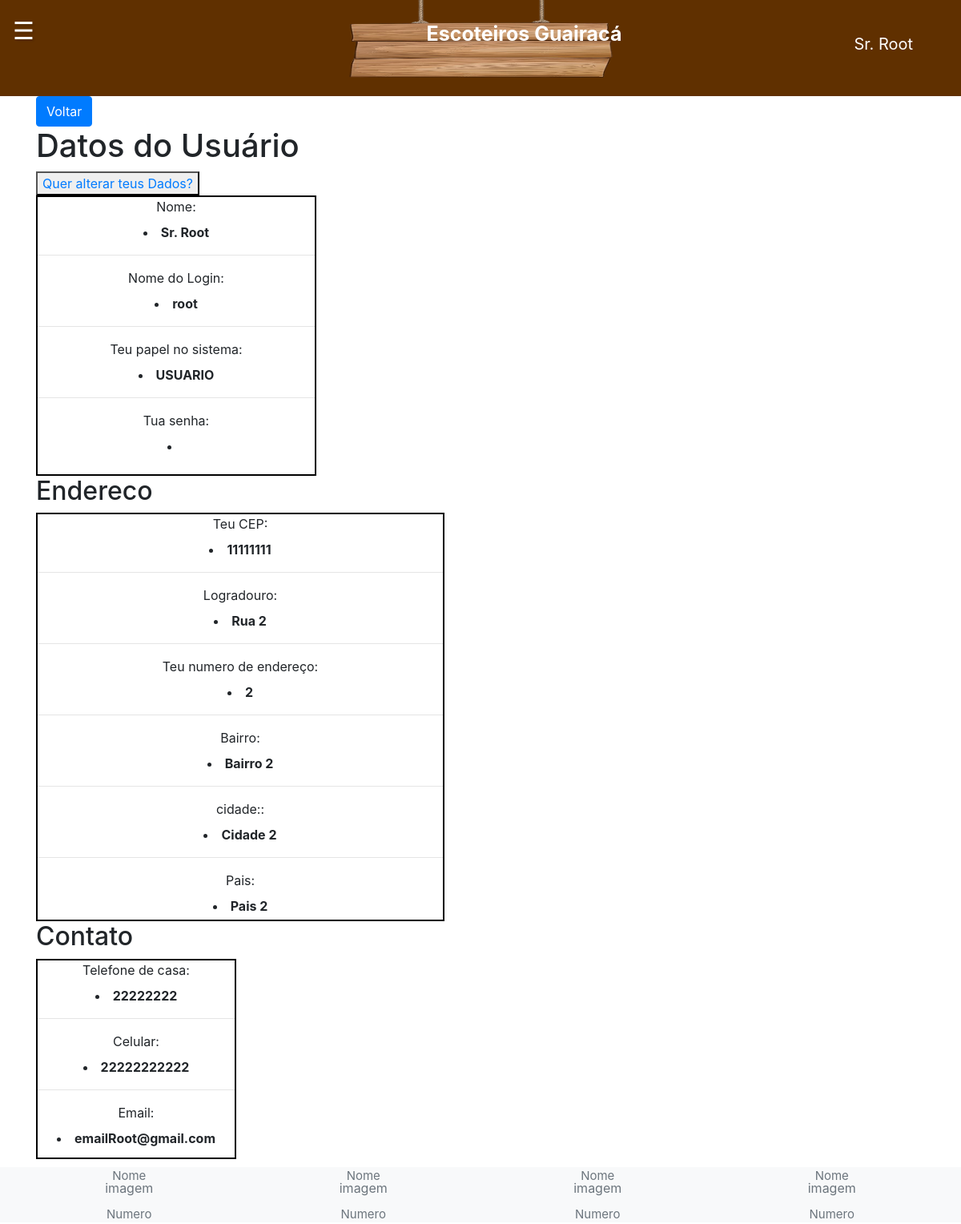
The app's page /app/controller/UsuarioController.php?action=profile&id=2 (signed in) with its own data.
### tables this page shows
CREATE TABLE tb_usuarios ( 
  id_usuario int AUTO_INCREMENT, 
  id_endereco int NOT NULL,
  id_contato int NOT NULL,
  id_alcateia int ,
  nome varchar(70) NOT NULL, 
  cpf char(11) NOT NULL,
  login varchar(15) NOT NULL,
  senha varchar(15) NOT NULL,
  papeis varchar(255),
  status_usuario varchar(70) NOT NULL DEFAULT 'ATIVO',
  PRIMARY KEY (id_usuario),
  FOREIGN KEY (id_endereco) REFERENCES tb_enderecos (id_endereco),
  FOREIGN KEY (id_contato) REFERENCES tb_contatos (id_contato),
  FOREIGN KEY (id_alcateia) REFERENCES tb_alcateias (id_alcateia),
  CONSTRAINT uk_usuarios UNIQUE (login)
);

CREATE TABLE tb_enderecos (
  id_endereco int AUTO_INCREMENT,
  cep CHAR(9) NOT NULL,
  logradouro VARCHAR(255) NOT NULL,
  numero_endereco int NOT NULL,
  bairro VARCHAR(100) NOT NULL,
  cidade VARCHAR(100) NOT NULL,
  pais VARCHAR(45) NOT NULL,
  PRIMARY KEY (id_endereco)
);

CREATE TABLE tb_contatos (
  id_contato int AUTO_INCREMENT,
  telefone CHAR(10),
  celular CHAR(11) NOT NULL,
  email VARCHAR(100),
  PRIMARY KEY (id_contato)
);

### app/model/Usuario.php (called while the page is built, shortened)
<?php
class Usuario {
    private $id;
    private $endereco;
    private $contato;
    private $nome;
    private $login;
    private $papeis;
    public function getId()
    {
        return $this->id;
    }
    public function setId($id)
    {
        $this->id = $id;
        return $this;
    }
    public function getEndereco()
    {
        return $this->endereco;
    }
    public function setEndereco($endereco)
    {
        $this->endereco = $endereco;
        return $this;
    }
    public function getContato()
    {
        return $this->contato;
    }
    public function setContato($contato)
    {
        $this->contato = $contato;
        return $this;
    }
    public function getLogin()
    {
        return $this->login;
    }
    public function setLogin($login)
    {
        $this->login = $login;
        return $this;
    }
    public function getNome()
    {
        return $this->nome;
    }
    public function setNome($nome)
    {
        $this->nome = $nome;
        return $this;
    }
    public function setPapeis($papeis)
    {
        $this->papeis = $papeis;
        return $this;
    }
    public function getPapeisStr(){
            return str_replace(UsuarioPapel::$SEPARADOR,", ", $this->papeis);
    }
}

### app/dao/UsuarioDAO.php (called while the page is built, shortened)
<?php
include_once(__DIR__ . "/../model/Usuario.php");
class UsuarioDAO {
    public function findById(int $id) {
        $conn = Connection::getConn();
        $sql = "SELECT * FROM tb_usuarios u" .
               " WHERE u.id_usuario = ?";
        $stm = $conn->prepare($sql);
        $stm->execute([$id]);
        $result = $stm->fetchAll();
        $usuarios = $this->mapUsuarios($result);
        if(count($usuarios) == 1)
            return $usuarios[0];
        elseif(count($usuarios) == 0)
            return null;
        die("UsuarioDAO.findById()" .
            " - Erro: mais de um usuário encontrado.");
    }
    private function mapUsuarios($result) {
        $usuarios = array();
        foreach ($result as $reg) {
            $usuario = new Usuario();
            $usuario->setId($reg['id_usuario']);
            $usuario->setNome($reg['nome']);
            $usuario->setCpf($reg['cpf']);
            $usuario->setLogin($reg['login']);
            $usuario->setSenha($reg['senha']);
            $usuario->setPapeis($reg['papeis']);
            $usuario->setStatus($reg['status_usuario']);
            $usuario->setIdEndereco($reg['id_endereco']);
            $usuario->setIdContato($reg['id_contato']);
            array_push($usuarios, $usuario);
        }
        return $usuarios;
    }
}

### app/model/Endereco.php (called while the page is built, shortened)
<?php
class Endereco{
    private $cep;
    private $logradouro;
    private $numeroEndereco;
    private $bairro;
    private $cidade;
    private $pais;
    public function getCep()
    {
        return $this->cep;
    }
    public function setCep($cep)
    {
        $this->cep = $cep;
        return $this;
    }
    public function getLogradouro()
    {
        return $this->logradouro;
    }
    public function setLogradouro($logradouro)
    {
        $this->logradouro = $logradouro;
        return $this;
    }
    public function getNumeroEndereco()
    {
        return $this->numeroEndereco;
    }
    public function setNumeroEndereco($numeroEndereco)
    {
        $this->numeroEndereco = $numeroEndereco;
        return $this;
    }
    public function getBairro()
    {
        return $this->bairro;
    }
    public function setBairro($bairro)
    {
        $this->bairro = $bairro;
        return $this;
    }
    public function getCidade()
    {
        return $this->cidade;
    }
    public function setCidade($cidade)
    {
        $this->cidade = $cidade;
        return $this;
    }
    public function getPais()
    {
        return $this->pais;
    }
    public function setPais($pais)
    {
        $this->pais = $pais;
        return $this;
    }
}

### app/dao/EnderecoDAO.php (called while the page is built, shortened)
<?php
include_once(__DIR__ . "/../model/Endereco.php");
class EnderecoDAO{
    public function findById(int $id) {
        $conn = Connection::getConn();
        $sql = "SELECT * FROM tb_enderecos e" .
               " WHERE e.id_endereco = ?";
        $stm = $conn->prepare($sql);
        $stm->execute([$id]);
        $result = $stm->fetchAll();
        $enderecos = $this->mapEnderecos($result);
        if(count($enderecos) == 1)
            return $enderecos[0];
        elseif(count($enderecos) == 0)
            return null;
        die("EnderecoDAO.findById()" .
            " - Erro: mais de um endereco encontrado.");
    }
    private function mapEnderecos($result) {
        $enderecos = array();
        foreach ($result as $reg) {
            $endereco = new Endereco();
            $endereco->setId_endereco($reg['id_endereco']);
            $endereco->setCep($reg['cep']);
            $endereco->setLogradouro($reg['logradouro']);
            $endereco->setNumeroEndereco($reg['numero_endereco']);
            $endereco->setBairro($reg['bairro']);
            $endereco->setCidade($reg['cidade']);
            $endereco->setPais($reg['pais']);
            array_push($enderecos, $endereco);
        }
        return $enderecos;
    }
}

### app/model/Contato.php (called while the page is built, shortened)
<?php
class Contato{
    private $telefone;
    private $celular;
    private $email;
    public function getTelefone()
    {
        return $this->telefone;
    }
    public function setTelefone($telefone)
    {
        $this->telefone = $telefone;
        return $this;
    }
    public function getCelular()
    {
        return $this->celular;
    }
    public function setCelular($celular)
    {
        $this->celular = $celular;
        return $this;
    }
    public function getEmail()
    {
        return $this->email;
    }
    public function setEmail($email)
    {
        $this->email = $email;
        return $this;
    }
}

### app/dao/ContatoDAO.php (called while the page is built, shortened)
<?php
include_once(__DIR__ . "/../model/Contato.php");
class ContatoDAO{
    public function findById(int $id) {
        $conn = Connection::getConn();
        $sql = "SELECT * FROM tb_contatos c" .
               " WHERE c.id_contato = ?";
        $stm = $conn->prepare($sql);
        $stm->execute([$id]);
        $result = $stm->fetchAll();
        $contatos = $this->mapContatos($result);
        if(count($contatos) == 1)
            return $contatos[0];
        elseif(count($contatos) == 0)
            return null;
        die("UsuarioDAO.findById()" .
            " - Erro: mais de um contato encontrado.");
    }
    private function mapContatos($result) {
        $contatos = array();
        foreach ($result as $reg) {
            $contato = new Contato();
            $contato->setId_contato($reg['id_contato']);
            $contato->setTelefone($reg['telefone']);
            $contato->setCelular($reg['celular']);
            $contato->setEmail($reg['email']);
            array_push($contatos, $contato);
        }
        return $contatos;
    }
}

### app/view/usuario/profile.php (the view, shortened to what this page needs)
<?php
require_once(__DIR__ . "/../include/header.php");
?>
<?php require_once(__DIR__ . "/../include/menu.php");?>
<div class="container">
    <a class="btn btn-primary" href='<?= HOME_PAGE ?>'>Voltar</a>
    <h1> Datos do Usuário </h1>
    <button> <a href="<?= BASEURL ?>
        /controller/UsuarioController.php?action=edit&id=<?=$dados['usuario']->getId()?>">
        Quer alterar teus Dados? </a>  </button>
        <br>
    <div id="usuario">
        <div>
            <label> Nome: </label>
        <b> <li><?= $dados['usuario']->getNome(); ?></li> </b>
        </div>
        <hr>
        <div>
            <label> Nome do Login: </label>
            <b> <li><?= $dados['usuario']->getLogin(); ?></li> </b>
        </div>
        <hr>
        <div>
            <label> Teu papel no sistema: </label>
            <b> <li><?= $dados['usuario']->getPapeisStr(); ?></li> </b>
        </div>
        <hr>
        <div>
            <label> Tua senha: </label>
            <b> <li><?= $dados['usuario']->getSenha(); ?></li> </b>
        </div>
    </div>
    <h2>Endereco </h2>
    <div id="endereco">
        <div>
            <label> Teu CEP: </label>
            <b> <li><?= $dados['usuario']->getEndereco()->getCep(); ?></li> </b>
        </div>
    <hr>
        <div>
            <label> Logradouro: </label>
        <b> <li><?=$dados['usuario']->getEndereco()->getLogradouro(); ?></li> </b>
        </div>
    <hr>
        <div>
            <label> Teu numero de endereço: </label>
            <b> <li><?= $dados['usuario']->getEndereco()->getNumeroEndereco(); ?></li> </b>
        </div>
    <hr>
        <div>
            <label> Bairro: </label>
            <b> <li><?= $dados['usuario']->getEndereco()->getBairro(); ?></li> </b>
        </div>
    <hr>
        <div>
            <label> cidade:: </label>
            <b> <li><?= $dados['usuario']->getEndereco()->getCidade(); ?></li> </b>
        </div>
    <hr>
        <div>
            <label> Pais: </label>
            <b><li><?= $dados['usuario']->getEndereco()->getPais(); ?></li> </b>
        </div>
    </div>
    <h2>Contato </h2>
    <div id="contato">
        <div>
            <label> Telefone de casa: </label>
            <b> <li><?= $dados['usuario']->getContato()->getTelefone(); ?></li> </b>
        </div>
        <hr>
        <div>
            <label> Celular: </label>
            <b> <li><?= $dados['usuario']->getContato()->getCelular(); ?></li> </b>
        </div>
        <hr>
        <div>
            <label> Email: </label>
        <b>  <li><?= $dados['usuario']->getContato()->getEmail(); ?></li> </b>
        </div>
    </div>
</div>
<?php
require_once(__DIR__ . "/../include/footer.php");
?>

### app/view/home/styles/main.css (style rules this page uses)
body { overflow-x: hidden; }

### app/view/usuario/profile.php (style rules this page uses)
#usuario { text-align: center; border: 2px solid black; width: 350px; height: 350px; }
#endereco { text-align: center; border: 2px solid black; width: 510px; height: 510px; }
#contato { text-align: center; border: 2px solid black; width: 250px; height: 250px; }
.container { position: relative; }

### records on screen
tb_usuarios: nome "Sr. Root", login "root", papeis "USUARIO"
tb_enderecos: cep "11111111", logradouro "Rua 2", numero_endereco "2", bairro "Bairro 2", cidade "Cidade 2", pais "Pais 2"
tb_contatos: telefone "22222222", celular "22222222222", email "emailRoot@gmail.com"

### other values on screen
$nome "Sr. Root"
